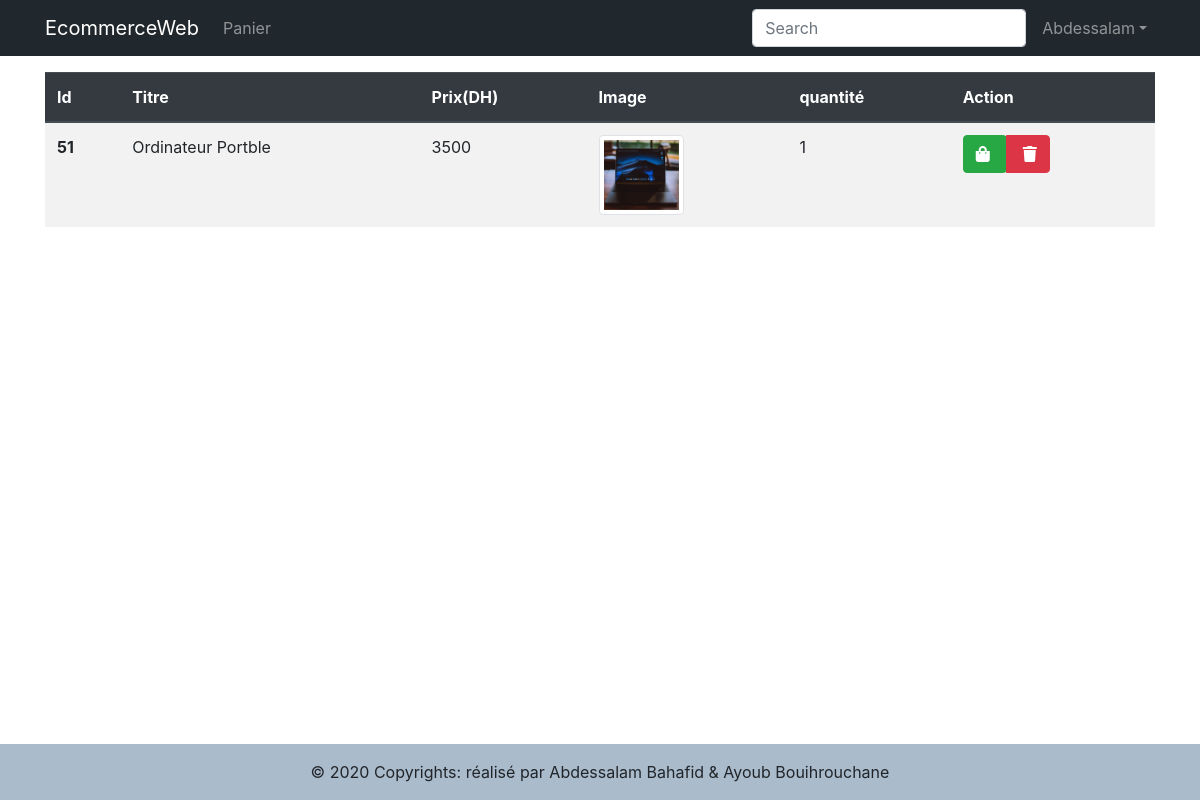
The page /panier.php (signed in) on the database as committed earlier.
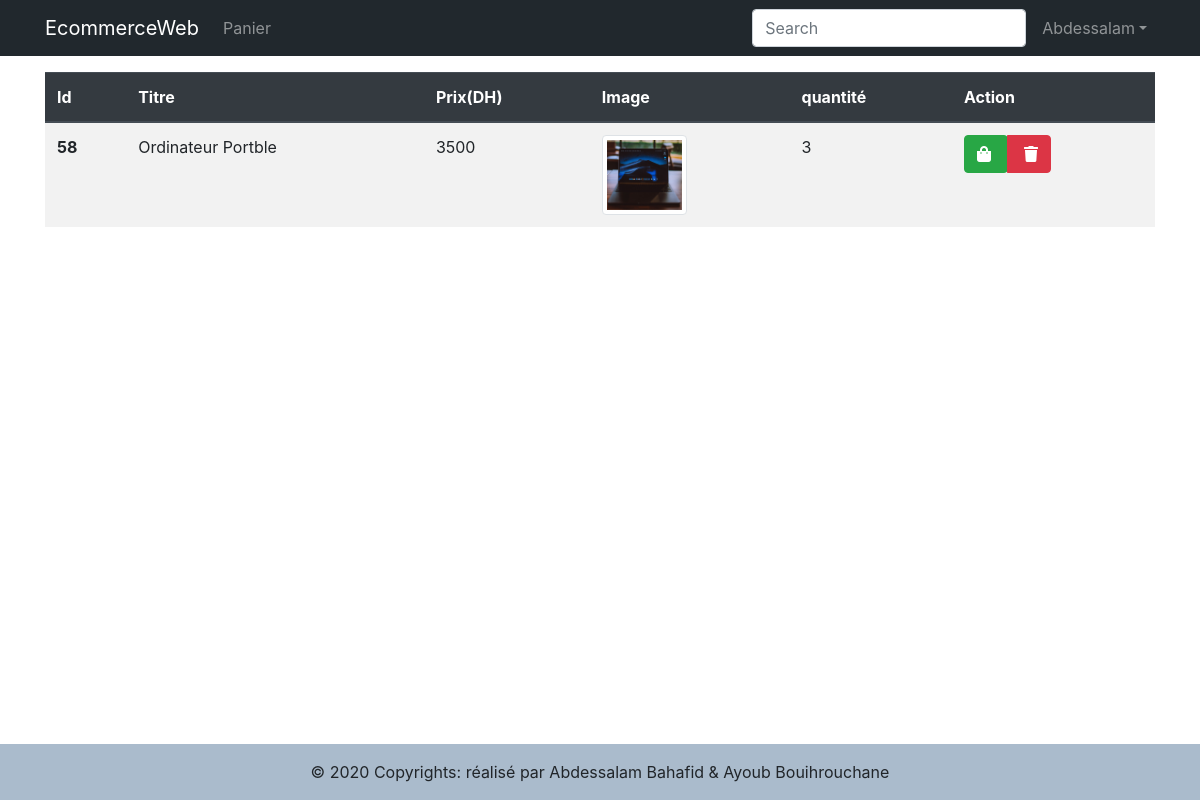
The same page on the database as committed later.
### tables this page shows
CREATE TABLE `panier` (
  `id` int(11) NOT NULL,
  `title` varchar(50) NOT NULL,
  `prix` int(11) NOT NULL,
  `image` varchar(50) NOT NULL,
  `user_id` int(11) NOT NULL
);

### inc/db.php (called while the page is built, shortened)
<?php
class db extends PDO{
    public function returnData($query,$type=null){
        if($type=='one')
            return $this->query($query)->fetch(PDO::FETCH_ASSOC);
        else if($type=='many'){
            $rows=[];
            $data=$this->query($query)->fetchAll(PDO::FETCH_ASSOC);
            foreach($data as $r)
                array_push($rows,$r);
            return $rows;
        }
        return 'Specifier le type';
    }
}

### panier.php (the view, shortened to what this page needs)
<?php
    include_once('inc/header.php');
    $db=new db;
    include_once('inc/nav.php');
?>
<div class="container content">
<table class="table table-striped mt-3 mb-5">
  <thead class="thead-dark">
    <tr>
      <th scope="col-sm-1">Id</th>
      <th scope="col">Titre</th>
      <th scope="col">Prix(DH)</th>
      <th scope="col-sm-3">Image</th>
      <th scope="col-sm-3">quantité</th>
      <th scope="col">Action</th>
    </tr>
  </thead>
  <tbody>
    <?php
            $q="SELECT *,count(*) as quantite FROM panier where user_id='".$_SESSION['id']."' group by title";
            $arr=$db->returnData($q,'many');
        if(!$arr){ ?>
            <tr>
                <td colspan=6>
                    <div class="lead text-center">Pas de Produit Actuelement
                        <a class="btn btn-dark" href="index">Ajouter Des Produits</a>
                    </div>
                </td>
            </tr>
        <?php }else{
        foreach($arr as $element){
    ?>
    <tr>
      <th scope="row"><?php echo $element['id']; ?></th>
      <td><?php echo $element['title']; ?></td>
      <td><?php echo $element['prix']; ?></td>
      <td>
          <img src="<?php echo $element['image']; ?>" class="img-thumbnail">
      </td>
      <td><?php echo $element['quantite']; ?></td>
      <td>
          <form method=post action=panier>
    		<div class="btn-group">
    			<a href="checkout"><button type="button" class="pr-3 btn btn-success"><i class="fas fa-shopping-bag"></i></button></a>
    			<button type="submit" name='delete' class="pl-3 btn btn-danger"><i class="fas fa-trash"></i></button>
    		</div>
          </form>
      </td>
    </tr>
    <?php }} ?>
  </tbody>
</table>
</div>
<?php include_once('inc/footer.php'); ?>

### inc/header.php (shortened to what this page needs)
<?php
	require_once('db.php');
?>
<!DOCTYPE html>
<html lang="fr">
<head>
	<link rel="stylesheet" href="css/bootstrap.min.css">
	<link rel="stylesheet" href="https://use.fontawesome.com/releases/v5.5.0/css/all.css">
	<link rel="stylesheet" href="css/style.css">
	<link rel="stylesheet" href="https://stackpath.bootstrapcdn.com/font-awesome/4.7.0/css/font-awesome.min.css">
</head>
<body>

### inc/nav.php (shortened to what this page needs)
<nav class="navbar navbar-expand-md navbar-dark" style="background-color: #21282d;">
    <div class="container">
    <a class="navbar-brand" href="index">EcommerceWeb</a>
    <div class="collapse navbar-collapse" id="collapsibleNavId">
        <ul class="navbar-nav mr-auto mt-2 mt-lg-0">
            <?php if(isset($_SESSION['user'])){ ?>
                <li class="nav-item">
                    <a class="nav-link" href="panier">Panier</a>
                </li>
            <?php } ?>
        </ul>
        <ul class="navbar-nav ml-auto">
        <form class="form-inline my-2 my-lg-0">
                <input class="form-control mr-sm-2" type="search" placeholder="Search" aria-label="Search">
        </form>
        <?php if(isset($_SESSION['user'])){ ?>
                <li class="nav-item dropdown">
                    <a class="nav-link dropdown-toggle" href="#" id="dropdownId" data-toggle="dropdown" aria-haspopup="true" aria-expanded="false"><?= $_SESSION['user']; ?></a>
                </li>
            <?php } ?>
        </ul>
</nav>

### inc/footer.php (shortened to what this page needs)
<footer class="">
  <div class="footer-copyright text-center py-3"  style="background:#abc">&copy; <?php echo date('Y'); ?> Copyrights: réalisé par Abdessalam Bahafid & Ayoub Bouihrouchane</div>
</footer>
</body>
</html>

### css/style.css (style rules this page uses)
.table .img-thumbnail { max-height:80px; }
.content { min-height: calc(100vh - 128px) !important; }
body { position: relative; min-height: 100vh; }

Rows that differ between the two databases and show on the page:
removed panier: id "51", title "Ordinateur Portble", prix "3500", image (picture), quantite "1"
added panier: id "58", title "Ordinateur Portble", prix "3500", image (picture), quantite "3"
